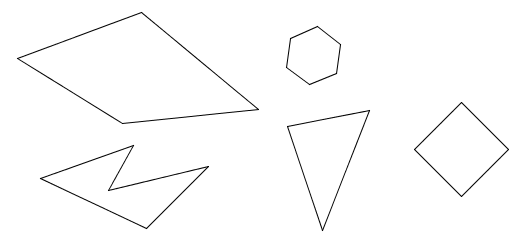
#> input picture data/poligonos.png, 521 x 239 px
$ python -i findPolygons.py   (imports and definitions only)
#> lines starting #> are read from the running program, lines starting #| are printed output that depends on the picture; after the words box and inside, x2 and y2 are one past the last pixel; in counts of white or black regions, pixels touching at a corner belong together
#> further down, picture is the input picture: shape (239, 521, 3); min 0, max 255, mean 251.3
import cv2 as cv
import numpy as np
import pyvisgraph_master.pyvisgraph as vg
"""https://stackoverflow.com/questions/55039229/how-to-find-corners-of-an-object-using-opencv"""


def find_centroids(dst, gray):
    """return the central corner based on cornerHarris output"""
    ret, dst = cv.threshold(dst, 0.01 * dst.max(), 255, 0)
    dst = np.uint8(dst)

    # find centroids
    ret, labels, stats, centroids = cv.connectedComponentsWithStats(dst)
    # define the criteria to stop and refine the corners
    criteria = (cv.TERM_CRITERIA_EPS + cv.TERM_CRITERIA_MAX_ITER, 100,
                0.001)
    corners = cv.cornerSubPix(gray,np.float32(centroids[1:]),(5,5),
          (-1,-1),criteria)
    return corners


def coord_corners (image):
    """return pixelmatrix of corners, coordenates of the coorner's shapes in the image in format of np.array and list"""

    gray = cv.cvtColor(image, cv.COLOR_BGR2GRAY)

    gray = np.float32(gray)

    gray = cv.GaussianBlur(gray,(9,9),0)
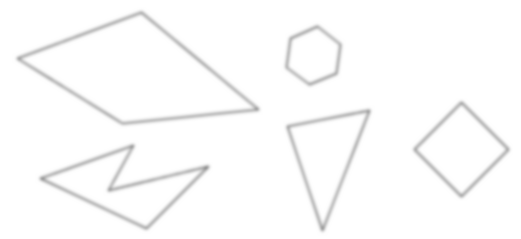
#> gray: shape (239, 521) float32; min 155, max 255, mean 251.3

    dst = cv.cornerHarris(gray, 3, 3, 0.04)
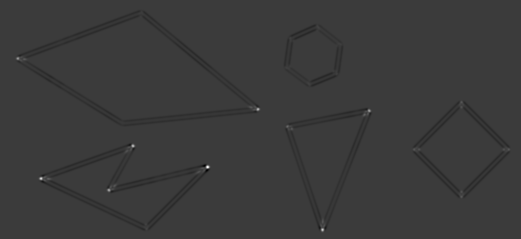
#> dst: shape (239, 521) float32; min -163232.4, max 535505.2, mean -2100.3; drawn with min black and max white

    dst = cv.dilate(dst, None)
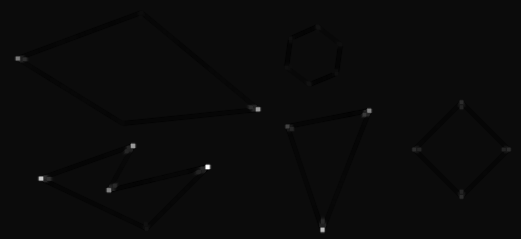
#> dst: shape (239, 521) float32; min -24959.9, max 535505.2, mean 60.4; drawn with min black and max white

    corners = find_centroids(dst, gray)
#> in find_centroids, `ret, dst = cv.threshold(dst, 0.01 * dst.max(), 255, 0)`:
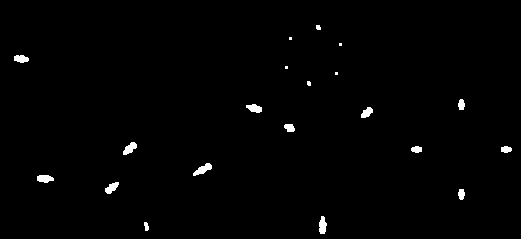
#> dst: shape (239, 521) float32; 0.99% white; 20 white regions (5 under 20 px), largest, box (x1, y1, x2, y2) and area: (193, 163, 212, 176) 121, (319, 216, 327, 234) 107, (123, 142, 137, 155) 106
#> in find_centroids, `ret, dst = cv.threshold(dst, 0.01 * dst.max(), 255, 0)`: ret = 5355.1
#> in find_centroids, `ret, labels, stats, centroids = cv.connectedComponentsWithStats(dst)`: labels: shape (239, 521) int32; 21 distinct labels, from 0 to 20
#> in find_centroids, `ret, labels, stats, centroids = cv.connectedComponentsWithStats(dst)`: ret = 21; stats = 21 rows, first 6: [0, 0, 521, 239, 123281], [316, 25, 5, 5, 22], [289, 37, 3, 3, 9], [339, 43, 3, 3, 9], [14, 55, 15, 8, 92], [285, 66, 3, 3, 9]; centroids = 21 rows, first 8: [260.1, 118.7], [317.9, 27.05], [290, 38], [340, 44], [20.72, 58.4], [286, 67], [336, 73], [308.5, 83]
#> in find_centroids, `corners = cv.cornerSubPix(gray,np.float32(centroids[1:]),(5,5), (-1,-1..`: corners = 20 rows, first 8: [318.4, 25.7], [289.5, 37.76], [340.2, 43.04], [20.72, 58.4], [285.8, 67.98], [336.6, 73.3], [307.6, 84.27], [461, 100.7]
    corners_list = []
    # To draw the corners
    for corner in corners:
        image[int(corner[1]), int(corner[0])] = [0, 0, 255]
        corners_list.append([int(round(corner[1])),int(round(corner[0]))])
#> this loop made 20 passes
#> corner on passes 1 to 12: [318.4, 25.7], [289.5, 37.76], [340.2, 43.04], [20.72, 58.4], [285.8, 67.98], [336.6, 73.3], [307.6, 84.27], [461, 100.7], [254.1, 107.9], [370.2, 109.2], [286.2, 125.3], [134.4, 144.1]
#> image: shape (239, 521, 3); 0.02% of pixels changed, all inside (x1, y1, x2, y2) = (20, 25, 510, 229)
#> after the loop, corners_list = [[26, 318], [38, 289], [43, 340], [58, 21], [68, 286], [73, 337], [84, 308], [101, 461], [108, 254], [109, 370], [125, 286], [144, 134], [149, 413], [149, 509], [169, 203], [178, 44], [191, 107], [197, 461], [225, 322], [229, 147]]
    int_corners = np.asarray(corners, dtype = int)
#> int_corners = 20 rows, first 8: [318, 25], [289, 37], [340, 43], [20, 58], [285, 67], [336, 73], [307, 84], [460, 100]
    return dst,int_corners, corners_list


def get_edges(image):
    """return pixelmatrix with edges and list of edges"""
    gray = cv.cvtColor(image, cv.COLOR_BGR2GRAY)
    gray_blur = cv.GaussianBlur(gray, (3,3), 0)
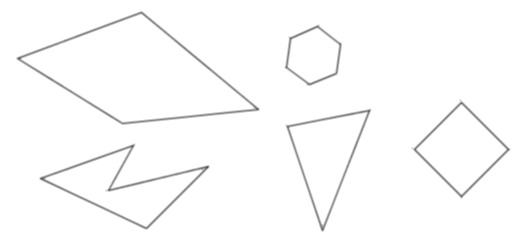
#> gray_blur: shape (239, 521); min 82, max 255, mean 251.3
    edges = cv.Canny(gray_blur,100,200)
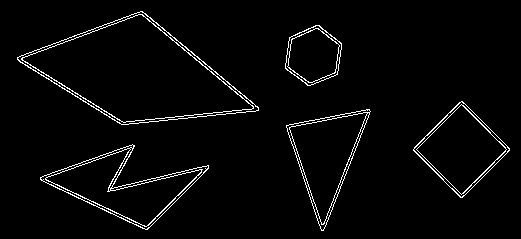
#> edges: shape (239, 521); 2.9% white in thin lines or dots, all inside (x1, y1, x2, y2) = (17, 11, 510, 231)

    edge_list = []
    for coord in np.argwhere(edges >= 250):
        edge_list.append(list(coord))
#> this loop made 3614 passes
#> coord on passes 1 to 3: [11, 140], [11, 141], [11, 142]
#> after the loop, edge_list = 3614 pairs, first value 11 to 230, second value 17 to 509

    return edges, edge_list


def build_poly( point, edges ,edge_list, corners_list, poly, is_point_corner):
    """return the corners of polygon"""

    up = np.array([-1,0])
    down = np.array([1,0])
    left = np.array([0,-1])
    right = np.array([0,1])
    up_right = up + right
    up_left = up + left
    down_right = down +right
    down_left = down + left

    path = [up, up_right, right, down_right, down, down_left, left, up_left]

    if(is_point_corner):
        poly.append(point)
        corners_list.remove(point)

    edges[point[0], point[1]] = 0

    for path_point in path:
        next = list(np.array(point) + path_point)

        if next in corners_list:
            poly.append(next)
            corners_list.remove(next)


    for path_point in path:
        next = list(np.array(point) + path_point)
        if(edges[next[0], next[1]] > 250):
            build_poly(next,edges, edge_list, corners_list, poly, False)


    return poly


def get_polygons_from_image(image):
    """return a list of polygons represented as corners"""
    _,_,corners_list = coord_corners(image)

    edges,edge_list = get_edges(image)

    poly = []
    poly_list=[]

    for corner in corners_list:
        is_point_corner = True
        poly_list.append(build_poly(corner,edges, edge_list, corners_list, poly, is_point_corner))
        poly= []
#> this loop made 4 passes

    for element in poly_list:
        print(element)
        print("\n\n")
#> this loop made 4 passes
#> element on passes 2 to 4: [[101, 461], [149, 509], [197, 461], [149, 413]], [[109, 370], [125, 286], [225, 322]], [[169, 203], [144, 134], [178, 44], [229, 147], [191, 107]]
#| [[26, 318], [43, 340], [73, 337], [84, 308], [68, 286], [38, 289]]
#| [[101, 461], [149, 509], [197, 461], [149, 413]]
#| [[109, 370], [125, 286], [225, 322]]
#| [[169, 203], [144, 134], [178, 44], [229, 147], [191, 107]]

    vg_poly = []
    vg_poly_list= []

    for poly in poly_list:
        for coord in poly:
            vg_poly.append(vg.Point(coord[0], coord[1]))
        vg_poly_list.append(vg_poly)
        vg_poly = []
#> this loop made 1 pass

    return vg_poly_list

>>> import cv2
>>> picture = cv2.imread('data/poligonos.png')
#> (the run stopped early here; a loop or call above may not have finished)
